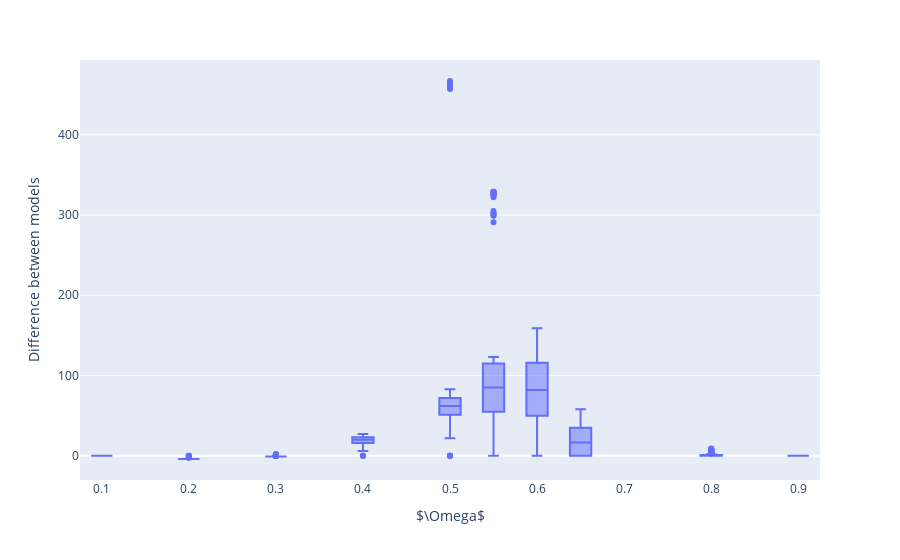

Source (notebook cell):
### Code cell
max_diff_df = (
    exports_diff_df
    .set_index(["generation", "country", "omega"])
    .loc[max(exports_diff_df.generation)]
    .max(axis=1)
)
max_diff_df.rename("difference", inplace=True)
fig = px.box(
    max_diff_df.reset_index(),
    x="omega",
    y="difference",
#    title=f"Distribucion de la ventaja de la variante global respecto a la variante local<br>según omega para todos los países (ultima generacion)",
    labels={
        "difference": "Difference between models",
        "omega": "$\Omega$"})
fig.show()

### Figure 1 — Plotly figure (JSON) as saved in the notebook; plotly's stock layout.template omitted (floating-point values rounded to 4 significant figures; data arrays with more than 128 entries replaced by an {"elided": "..."} marker saying what was removed)
{"data": [{"alignmentgroup": "True", "hovertemplate": "$\\Omega$=%{x}<br>Difference between models=%{y}<extra></extra>", "legendgroup": "", "marker": {"color": "#636efa"}, "name": "", "notched": false, "offsetgroup": "", "orientation": "v", "showlegend": false, "type": "box", "x": {"elided": "1900 float values"}, "x0": " ", "xaxis": "x", "y": {"elided": "1900 int values"}, "y0": " ", "yaxis": "y"}], "layout": {"autosize": true, "boxmode": "group", "legend": {"tracegroupgap": 0}, "margin": {"t": 60}, "xaxis": {"anchor": "y", "autorange": true, "domain": [0, 1], "range": [0.075, 0.925], "title": {"text": "$\\Omega$"}, "type": "linear"}, "yaxis": {"anchor": "x", "autorange": true, "domain": [0, 1], "range": [-30.17, 493.2], "title": {"text": "Difference between models"}, "type": "linear"}}}
